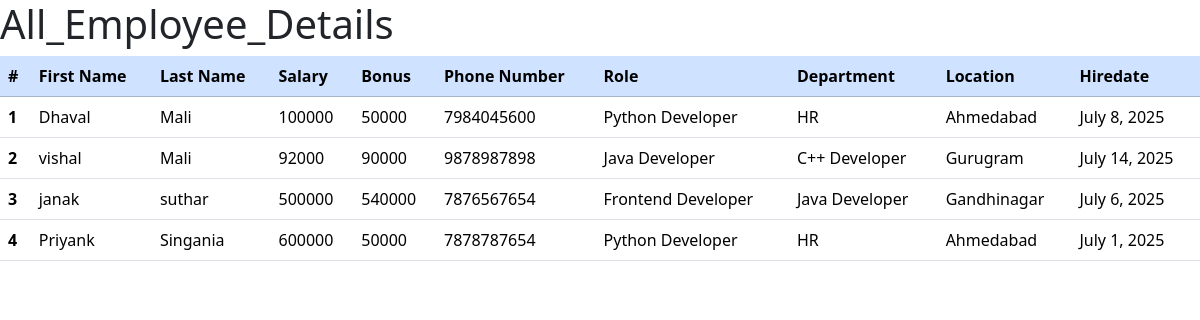
The app's page /all_emp with its own data.
### emp_app/models.py (models this page shows, shortened)
class Employee(models.Model):
    First_name=models.CharField(max_length=100,null=False)
    last_name=models.CharField(max_length=100)
    dept=models.ForeignKey(Department,on_delete=models.CASCADE)
    salary=models.IntegerField(default=0)
    bonus=models.IntegerField(default=0)
    role=models.ForeignKey(Role,on_delete=models.CASCADE)
    phone=models.IntegerField(default=0)
    hire_date=models.DateField()

class Role(models.Model):
    name=models.CharField(max_length=100,null=False)

class Department(models.Model):
    name=models.CharField(max_length=100,null=False)
    location=models.CharField(max_length=100)

### emp_app/views.py (the view)
# urls.py: path('all_emp',views.all_emp,name="all_emp"),
def all_emp(request):
    emps=Employee.objects.all()
    context={
        'emps':emps
    }
    return render(request,"2_all_emp.html",context)

### emp_app/Templates/2_all_emp.html (shortened to what this page needs)
<!DOCTYPE html>
<html lang="en">
<head>
    <link href="https://cdn.jsdelivr.net/npm/bootstrap@5.3.7/dist/css/bootstrap.min.css" rel="stylesheet">
</head>
 <body>
    <h1>All_Employee_Details</h1>
   <table class="table">
  <thead>
    <tr class="table-primary">
      <th scope="col">#</th>
      <th scope="col">First Name</th>
      <th scope="col">Last Name</th>
      <th scope="col">Salary</th>
      <th scope="col">Bonus</th>
      <th scope="col">Phone Number</th>
      <th scope="col">Role</th>
      <th scope="col">Department</th>
      <th scope="col">Location</th>
      <th scope="col">Hiredate</th>
    </tr>
  </thead>
  {% for emp in emps%}
  <tbody>
    <tr>
      <th scope="row">{{emp.id}}</th>
      <td>{{emp.First_name}}</td>
      <td>{{emp.last_name}}</td>
      <td>{{emp.salary}}</td>
      <td>{{emp.bonus}}</td>
      <td>{{emp.phone}}</td>
      <td>{{emp.role.name}}</td>
      <td>{{emp.dept.name}}</td>
      <td>{{emp.dept.location}}</td>
      <td>{{emp.hire_date}}</td>
    </tr>
  </tbody>
  {% endfor %}
</table>
  </body>
</html>

### records on screen
Employee: id "1", First_name "Dhaval", last_name "Mali", salary "100000", bonus "50000", phone "7984045600", role.name "Python Developer", dept.name "HR", dept.location "Ahmedabad", hire_date "July 8, 2025"
Employee: id "2", First_name "vishal", last_name "Mali", salary "92000", bonus "90000", phone "9878987898", role.name "Java Developer", dept.name "C++ Developer", dept.location "Gurugram", hire_date "July 14, 2025"
Employee: id "3", First_name "janak", last_name "suthar", salary "500000", bonus "540000", phone "7876567654", role.name "Frontend Developer", dept.name "Java Developer", dept.location "Gandhinagar", hire_date "July 6, 2025"
Employee: id "4", First_name "Priyank", last_name "Singania", salary "600000", bonus "50000", phone "7878787654", role.name "Python Developer", dept.name "HR", dept.location "Ahmedabad", hire_date "July 1, 2025"
